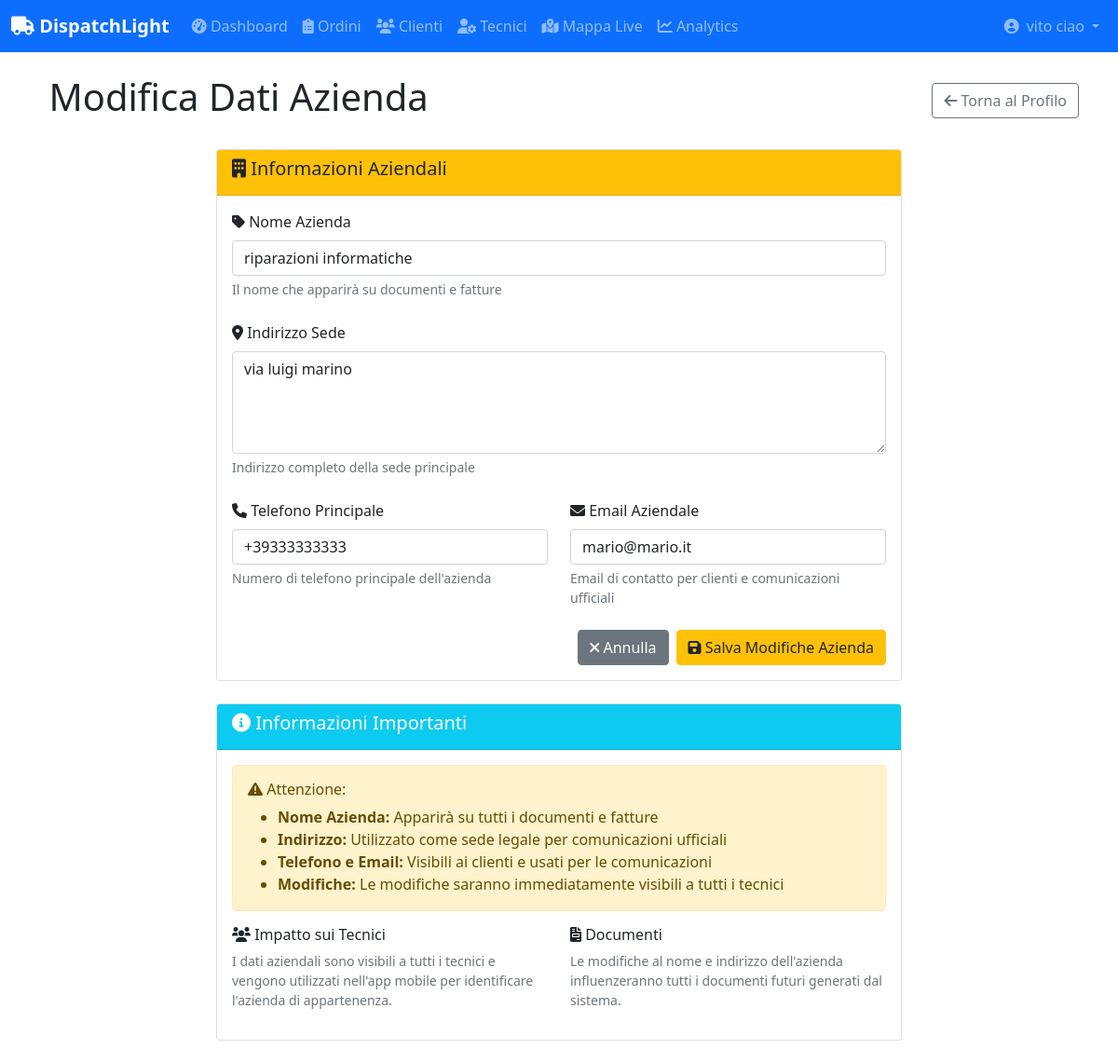
/company/edit/ (signed in), run on the app's committed database.
### core/models.py (models this page shows, shortened)
class Company(models.Model):
    name = models.CharField(max_length=200)
    address = models.TextField()
    phone = PhoneNumberField()
    email = models.EmailField()
    owner = models.ForeignKey(User, on_delete=models.CASCADE, related_name='owned_companies')
    created_at = models.DateTimeField(auto_now_add=True)
    class Meta:
        verbose_name_plural = "Companies"

### core/views.py (the view, shortened to what this page needs)
# urls.py: path('company/edit/', views.CompanyEditView.as_view(), name='company_edit'),
class CompanyEditView(LoginRequiredMixin, UpdateView):
    template_name = 'core/company_edit.html'
    success_url = reverse_lazy('core:user_profile')
    def get_form_class(self):
        return CompanyEditForm if CompanyEditForm else None
    def get_object(self):
        try:
            company = self.request.user.owned_companies.first()
            if not company:
                raise ValueError("L'utente non possiede un'azienda")
            return company
        except:
            messages.error(self.request, 'Non hai i permessi per modificare i dati aziendali.')
            return redirect('core:user_profile')

### templates/core/company_edit.html (shortened to what this page needs)
{% extends 'base.html' %}
{% block content %}
<div class="container my-4">
    <div class="row">
        <div class="col-12">
            <div class="d-flex justify-content-between align-items-center mb-4">
                <h1> Modifica Dati Azienda</h1>
                <a href="{% url 'core:user_profile' %}" class="btn btn-outline-secondary">
                    <i class="fas fa-arrow-left"></i> Torna al Profilo
                </a>
            </div>
        </div>
    </div>
    <div class="row justify-content-center">
        <div class="col-lg-8">
            <div class="card">
                <div class="card-header bg-warning text-dark">
                    <h5><i class="fas fa-building"></i> Informazioni Aziendali</h5>
                </div>
                <div class="card-body">
                    <form method="post">
                        <div class="mb-4">
                            <label for="{{ form.name.id_for_label }}" class="form-label">
                                <i class="fas fa-tag"></i> {{ form.name.label }}
                            </label>
                            {{ form.name }}
                            {% if form.name.help_text %}
                                <div class="form-text">{{ form.name.help_text }}</div>
                            {% endif %}
                        </div>
                        <div class="mb-4">
                            <label for="{{ form.address.id_for_label }}" class="form-label">
                                <i class="fas fa-map-marker-alt"></i> {{ form.address.label }}
                            </label>
                            {{ form.address }}
                            {% if form.address.help_text %}
                                <div class="form-text">{{ form.address.help_text }}</div>
                            {% endif %}
                        </div>
                        <div class="row">
                            <div class="col-md-6 mb-4">
                                <label for="{{ form.phone.id_for_label }}" class="form-label">
                                    <i class="fas fa-phone"></i> {{ form.phone.label }}
                                </label>
                                {{ form.phone }}
                                {% if form.phone.help_text %}
                                    <div class="form-text">{{ form.phone.help_text }}</div>
                                {% endif %}
                            </div>
                            <div class="col-md-6 mb-4">
                                <label for="{{ form.email.id_for_label }}" class="form-label">
                                    <i class="fas fa-envelope"></i> {{ form.email.label }}
                                </label>
                                {{ form.email }}
                                {% if form.email.help_text %}
                                    <div class="form-text">{{ form.email.help_text }}</div>
                                {% endif %}
                            </div>
                        </div>
                        <div class="d-flex justify-content-end gap-2">
                            <a href="{% url 'core:user_profile' %}" class="btn btn-secondary">
                                <i class="fas fa-times"></i> Annulla
                            </a>
                            <button type="submit" class="btn btn-warning text-dark">
                                <i class="fas fa-save"></i> Salva Modifiche Azienda
                            </button>
                        </div>
                    </form>
                </div>
            </div>
            <div class="card mt-4">
                <div class="card-header bg-info text-white">
                    <h5><i class="fas fa-info-circle"></i> Informazioni Importanti</h5>
                </div>
                <div class="card-body">
                    <div class="alert alert-warning">
                        <h6><i class="fas fa-exclamation-triangle"></i> Attenzione:</h6>
                        <ul class="mb-0">
                            <li><strong>Nome Azienda:</strong> Apparirà su tutti i documenti e fatture</li>
                            <li><strong>Indirizzo:</strong> Utilizzato come sede legale per comunicazioni ufficiali</li>
                            <li><strong>Telefono e Email:</strong> Visibili ai clienti e usati per le comunicazioni</li>
                            <li><strong>Modifiche:</strong> Le modifiche saranno immediatamente visibili a tutti i tecnici</li>
                        </ul>
                    </div>
                    <div class="row mt-3">
                        <div class="col-md-6">
                            <h6><i class="fas fa-users"></i> Impatto sui Tecnici</h6>
                            <p class="small text-muted">
                                I dati aziendali sono visibili a tutti i tecnici e vengono utilizzati
                                nell'app mobile per identificare l'azienda di appartenenza.
                            </p>
                        </div>
                        <div class="col-md-6">
                            <h6><i class="fas fa-file-invoice"></i> Documenti</h6>
                            <p class="small text-muted">
                                Le modifiche al nome e indirizzo dell'azienda influenzeranno
                                tutti i documenti futuri generati dal sistema.
                            </p>
                        </div>
                    </div>
                </div>
            </div>
        </div>
    </div>
</div>
{% endblock %}

### templates/base.html (shortened to what this page needs)
<!DOCTYPE html>
<html lang="it">
<head>
    <link href="https://cdn.jsdelivr.net/npm/bootstrap@5.1.3/dist/css/bootstrap.min.css" rel="stylesheet">
    <link href="https://cdnjs.cloudflare.com/ajax/libs/font-awesome/6.0.0/css/all.min.css" rel="stylesheet">
    {% load static %}
</head>
<body>
    {% if user.is_authenticated %}
    <nav class="navbar navbar-expand-lg navbar-dark bg-primary">
        <div class="container-fluid">
            <a class="navbar-brand" href="{% url 'core:dashboard' %}">
                <i class="fas fa-truck"></i> DispatchLight
            </a>
            <div class="collapse navbar-collapse" id="navbarNav">
                <div class="navbar-nav me-auto">
                    <a class="nav-link" href="{% url 'core:dashboard' %}">
                        <i class="fas fa-tachometer-alt"></i> Dashboard
                    </a>
                    <a class="nav-link" href="{% url 'core:order_list' %}">
                        <i class="fas fa-clipboard-list"></i> Ordini
                    </a>
                    <a class="nav-link" href="{% url 'core:customer_list' %}">
                        <i class="fas fa-users"></i> Clienti
                    </a>
                    <a class="nav-link" href="{% url 'core:technician_list' %}">
                        <i class="fas fa-user-cog"></i> Tecnici
                    </a>
                    <a class="nav-link" href="{% url 'core:live_map' %}">
                        <i class="fas fa-map-marked-alt"></i> Mappa Live
                    </a>
                    <a class="nav-link" href="{% url 'core:analytics' %}">
                        <i class="fas fa-chart-line"></i> Analytics
                    </a>
                </div>
                <div class="navbar-nav">
                    <div class="nav-item dropdown">
                        <a class="nav-link dropdown-toggle d-flex align-items-center" href="#" role="button" data-bs-toggle="dropdown" aria-expanded="false">
                            <i class="fas fa-user-circle me-2"></i>
                            {{ user.get_full_name|default:user.username }}
                        </a>
                    </div>
                </div>
            </div>
        </div>
    </nav>
    {% endif %}
    <main class="{% if user.is_authenticated %}container-fluid mt-4{% endif %}">
        {% block content %}
        {% endblock %}
    </main>
</body>
</html>

### templates/base.html (style rules this page uses)
.navbar-brand { font-weight: bold; }
.navbar-nav .dropdown-toggle::after { margin-left: 0.5rem; }

### data on the page
Company: name "riparazioni informatiche", address "via luigi marino", phone "+39333333333", email "mario@mario.it"

### other printed values
{{ user.get_full_name|default:user.username }} "vito ciao"
